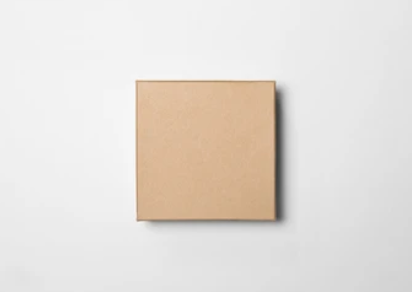
#> input picture Python_Files/Bemassung/Test_Bild02.png, 412 x 292 px, found by its file name
$ python Image_verarbeitung05.py   (older library calls are emulated)
#> lines starting #> are read from the running program, lines starting #| are printed output that depends on the picture; after the words box and inside, x2 and y2 are one past the last pixel; in counts of white or black regions, pixels touching at a corner belong together
import cv2
import os

# ---------------- Bild laden ----------------
image_path = r"C:\Users\grane\Felix_Schule\Diplomarbeit\Bemassung\Test_Bild02.png"
image = cv2.imread(image_path)
#> image is the input picture: shape (292, 412, 3); mean B, G, R 217.3, 222.9, 228.5

if image is None:
    raise FileNotFoundError(f"Bild konnte nicht geladen werden: {image_path}")

gray = cv2.cvtColor(image, cv2.COLOR_BGR2GRAY)
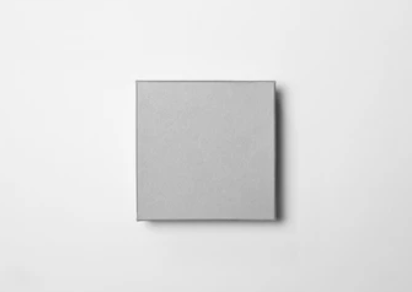
#> gray: shape (292, 412); min 61, max 249, mean 223.9

grad_x = cv2.Sobel(gray, cv2.CV_64F, 1, 0, ksize=3)
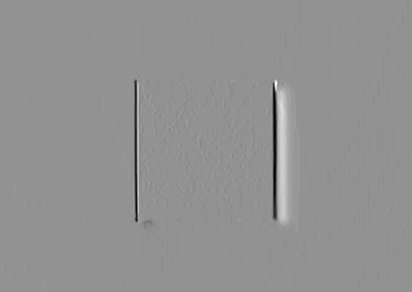
#> grad_x: shape (292, 412) float64; min -327, max 244, mean -0.3; drawn with min black and max white
grad_y = cv2.Sobel(gray, cv2.CV_64F, 0, 1, ksize=3)
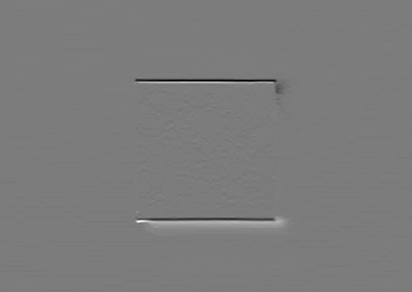
#> grad_y: shape (292, 412) float64; min -335, max 352, mean -0.4; drawn with min black and max white
grad = cv2.convertScaleAbs(cv2.magnitude(grad_x, grad_y))
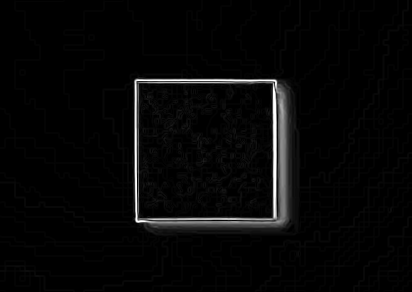
#> grad: shape (292, 412); min 0, max 255, mean 6.9

_, thresh = cv2.threshold(grad, 50, 255, cv2.THRESH_BINARY)
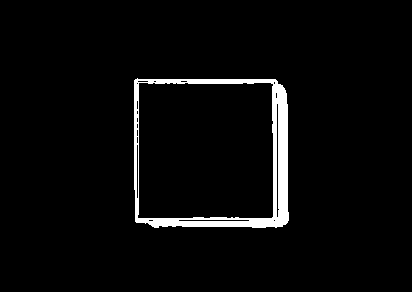
#> thresh: shape (292, 412); 3.6% white; 1 white region
contours, _ = cv2.findContours(thresh, cv2.RETR_EXTERNAL, cv2.CHAIN_APPROX_SIMPLE)
#> contours = 1 contour; box (x1, y1, x2, y2) and area: (134, 78, 289, 228) 22310

# ---------------- Alle Konturen rot zeichnen ----------------
cv2.drawContours(image, contours, -1, (0, 0, 255), 1)  # rot
max_len = 0
longest_contour = None
for c in contours:
    length = cv2.arcLength(c, closed=True)
    if length > max_len:
        max_len = length
        longest_contour = c
#> this loop made 1 pass
#> (length, max_len) on pass 1: (596.9, 596.9)
#> after the loop, longest_contour = contour of 63 points, box (x1, y1, x2, y2) (134, 78, 289, 228), area 22310; max_len = 596.9

# ---------------- Grünes Rechteck um längste Kontur ----------------
if longest_contour is not None:
    x, y, width, height = cv2.boundingRect(longest_contour)
#> x = 134; y = 78; width = 155; height = 150
    cv2.rectangle(image, (x, y), (x + width, y + height), (0, 255, 0), 2)

    font = cv2.FONT_HERSHEY_SIMPLEX
    font_scale = 0.7
    thickness = 2

    # Horizontale Seite oben
    text_top = f"{width}px"
#> text_top = '155px'
    text_size_top, _ = cv2.getTextSize(text_top, font, font_scale, thickness)
#> text_size_top = (69, 16)
    text_x_top = x + (width - text_size_top[0]) // 2
#> text_x_top = 177
    text_y_top = y - 10
#> text_y_top = 68
    cv2.putText(image, text_top, (text_x_top, text_y_top), font, font_scale, (0, 255, 0), thickness)

    # Vertikale Seite links
    text_left = f"{height}px"
#> text_left = '150px'
    text_size_left, _ = cv2.getTextSize(text_left, font, font_scale, thickness)
#> text_size_left = (69, 16)
    text_x_left = x - text_size_left[0] - 10
#> text_x_left = 55
    text_y_left = y + (height + text_size_left[1]) // 2
#> text_y_left = 161
    cv2.putText(image, text_left, (text_x_left, text_y_left), font, font_scale, (0, 255, 0), thickness)
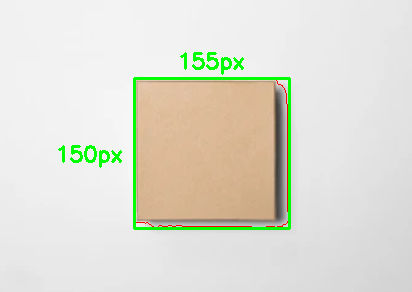
#> image: shape (292, 412, 3); mean B, G, R 211.5, 223, 223.1


    print(f"Längste Kante: {max_len:.2f} Pixel")
#| Längste Kante: 596.91 Pixel
    print(f"Grünes Rechteck: Breite={width}px, Höhe={height}px")
#| Grünes Rechteck: Breite=155px, Höhe=150px
else:
    print("Keine Konturen gefunden.")


# ---------------- Ergebnis speichern ----------------
output_path = os.path.join(os.path.dirname(image_path), "edges_sobel.jpg")
cv2.imwrite(output_path, image)
print(f"Ergebnis gespeichert unter: {output_path}")
